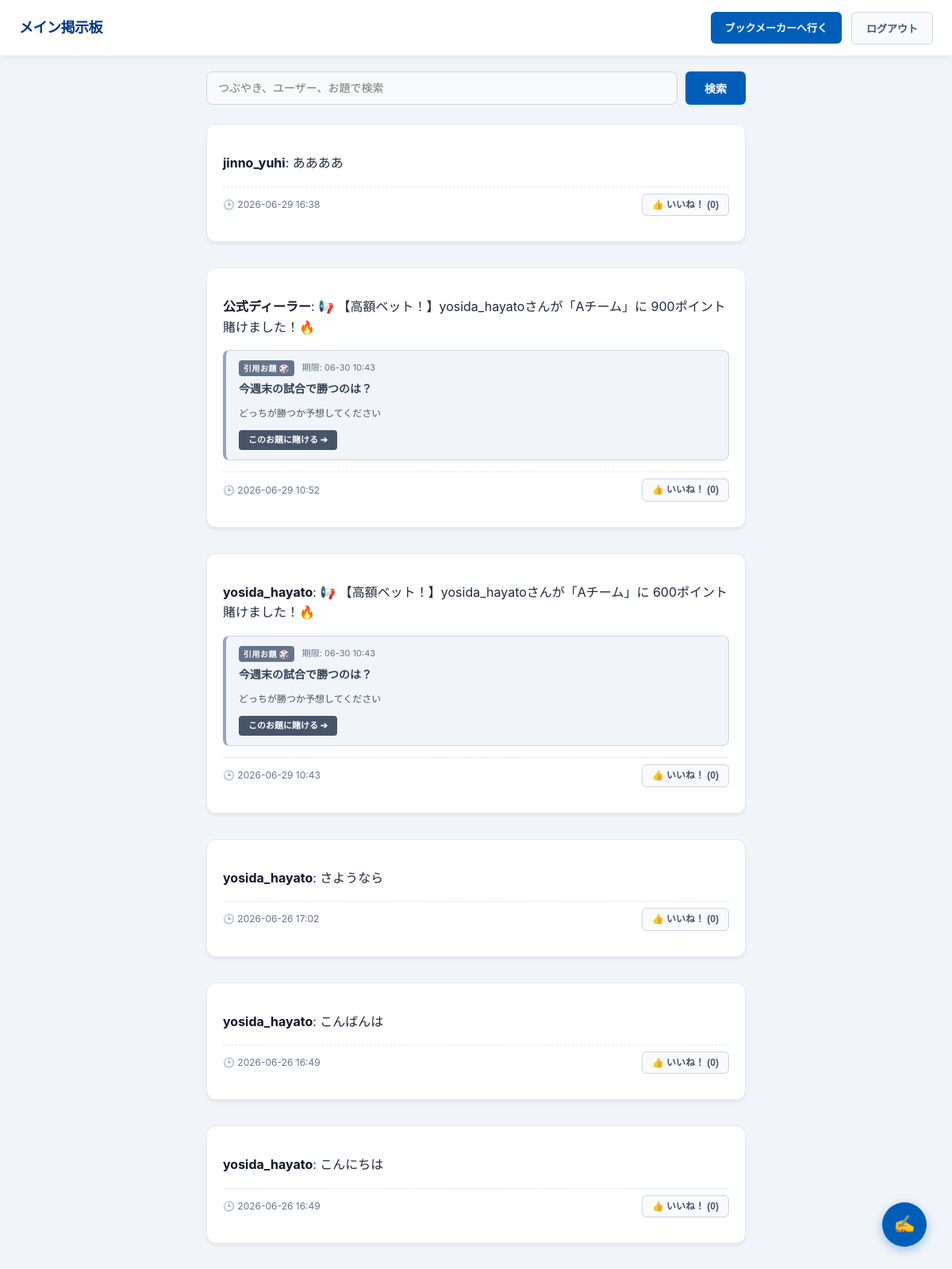
The app's page / (signed in) with its own data.
### bookmaker/models.py (models this page shows, shortened)
class Chat(models.Model):
    chatid = models.AutoField(primary_key=True) # 主キー（自動連番）
    uid = models.ForeignKey(User, on_delete=models.CASCADE, related_name='chats')
    text = models.TextField() # 本文
    time = models.DateTimeField(auto_now_add=True) # 投稿日時を自動記録
    shared_topic = models.ForeignKey(
        Topic,
        on_delete=models.SET_NULL,
        null=True,
        blank=True,
        related_name='shared_chats'
    )

class Topic(models.Model):
    topicid = models.AutoField(primary_key=True) # 主キー（自動連番）
    topictitle = models.CharField(max_length=200) # お題のタイトル
    uid = models.ForeignKey(User, on_delete=models.SET_NULL, null=True) # 外部キー：お題を作成した人
    topicdetailtext = models.TextField() # お題の詳しい説明
    status = models.CharField(max_length=20, default='open') # ステータス
    deadtime = models.DateTimeField() # 締め切り時間

### bookmaker/views.py (the view)
# urls.py: path('', bookmaker_views.top_board, name='top_page'),
@login_required
def top_board(request):
    search_query = request.GET.get('q', '').strip()  # 前後の余計な空白を消す
    chats_queryset = Chat.objects.all().select_related('shared_topic', 'uid').order_by('-time')
    if search_query:
        query_lower = search_query.lower()
        filtered_chats = []
        for chat in chats_queryset:
            in_text = query_lower in chat.text.lower()
            in_username = query_lower in str(chat.uid.username).lower()
            in_topic = False
            if chat.shared_topic and chat.shared_topic.topictitle:
                in_topic = query_lower in chat.shared_topic.topictitle.lower()
            if in_text or in_username or in_topic:
                filtered_chats.append(chat)
        chats = filtered_chats
    else:
        chats = chats_queryset
    active_topics = Topic.objects.filter(
        status='open',
        deadtime__gt=timezone.now()
    ).order_by('-deadtime')
    return render(request, 'top_board.html', {
        'chats': chats,
        'active_topics': active_topics,
        'search_query': search_query,
    })

### sns_project/templates/top_board.html (shortened to what this page needs)
{% load static %}
<!DOCTYPE html>
<html lang="ja">
<head>
    <link rel="stylesheet" href="{% static 'css/style.css' %}">
</head>
<body class="board-body">
    <button type="button" id="openChatModalBtn" class="floating-post-btn">✍️</button>
    <header class="bm-header fixed-header">
        <div class="header-left">
            <h1 class="page-main-title">メイン掲示板</h1>
        </div>
        <div class="header-right">
            <a href="{% url 'bookmaker:topic_list' %}" class="btn btn-primary bg-kpmg-blue">
                ブックメーカーへ行く
            </a>
            <form method="POST" action="{% url 'logout' %}" class="inline-form">
                <button type="submit" class="btn btn-secondary">ログアウト</button>
            </form>
        </div>
    </header>
    <div class="board-container search-box-container">
        <form method="GET" action="{% url 'top_page' %}" class="search-form">
            <div class="search-input-wrap">
                <input type="text" name="q" value="{{ search_query }}" placeholder="つぶやき、ユーザー、お題で検索" class="search-input">
            </div>
            <button type="submit" class="btn btn-primary bg-kpmg-blue search-submit-btn">検索</button>
        </form>
    </div>
    <div class="topic-grid board-container">
        {% for chat in chats %}
            <div class="card topic-card border-kpmg-blue margin-bottom-md">
                <div class="chat-content">
                    <p class="topic-detail chat-text-layout">
                        <strong class="chat-user-name">{{ chat.uid.username }}</strong>: {{ chat.text }}
                    </p>
                    {% if chat.shared_topic %}
                    <div class="shared-topic-card">
                        <div class="shared-topic-meta">
                            <span class="quote-badge">引用お題 🎲</span>
                            <span class="quote-deadline">期限: {{ chat.shared_topic.deadtime|date:"m-d H:i" }}</span>
                        </div>
                        <strong class="shared-topic-title">{{ chat.shared_topic.topictitle }}</strong>
                        <p class="shared-topic-description">
                            {{ chat.shared_topic.topicdetailtext|truncatechars:80 }}
                        </p>
                        <div class="text-right">
                            <a href="{% url 'bookmaker:topic_list' %}" class="btn btn-primary bg-kpmg-blue quote-link-btn">
                                このお題に賭ける ➔
                            </a>
                        </div>
                    </div>
                    {% endif %}
                </div>
                <div class="topic-meta chat-meta-layout">
                    <span class="meta-date">🕒 {{ chat.time|date:"Y-m-d H:i" }}</span>
                    <div class="reaction-wrapper">
                        <form method="POST" action="{% url 'bookmaker:toggle_reaction' chat.chatid %}" class="inline-form">
                            <button type="submit" class="btn btn-secondary small-btn reaction-trigger-btn">
                                👍 いいね！ ({{ chat.reactions.count }})
                            </button>
                        </form>
                    </div>
                </div>
            </div>
        {% empty %}
            <p class="empty-text timeline-empty-text">
                まだ投稿がありません。最初のつぶやきをしてみよう！
            </p>
        {% endfor %}
    </div>
</body>
</html>

### records on screen
Chat: uid.username "jinno_yuhi", text "ああああ", time "2026-06-29 16:38", reactions.count "0"
Chat: uid.username "公式ディーラー", text "📢 【高額ベット！】yosida_hayatoさんが「Aチーム」に 900ポイント 賭けました！🔥", shared_topic.deadtime "06-30 10:43", shared_topic.topictitle "今週末の試合で勝つのは？", shared_topic.topicdetailtext "どっちが勝つか予想してください", time "2026-06-29 10:52", reactions.count "0"
Chat: uid.username "yosida_hayato", text "📢 【高額ベット！】yosida_hayatoさんが「Aチーム」に 600ポイント 賭けました！🔥", shared_topic.deadtime "06-30 10:43", shared_topic.topictitle "今週末の試合で勝つのは？", shared_topic.topicdetailtext "どっちが勝つか予想してください", time "2026-06-29 10:43", reactions.count "0"
Chat: uid.username "yosida_hayato", text "さようなら", time "2026-06-26 17:02", reactions.count "0"
Chat: uid.username "yosida_hayato", text "こんばんは", time "2026-06-26 16:49", reactions.count "0"
Chat: uid.username "yosida_hayato", text "こんにちは", time "2026-06-26 16:49", reactions.count "0"
